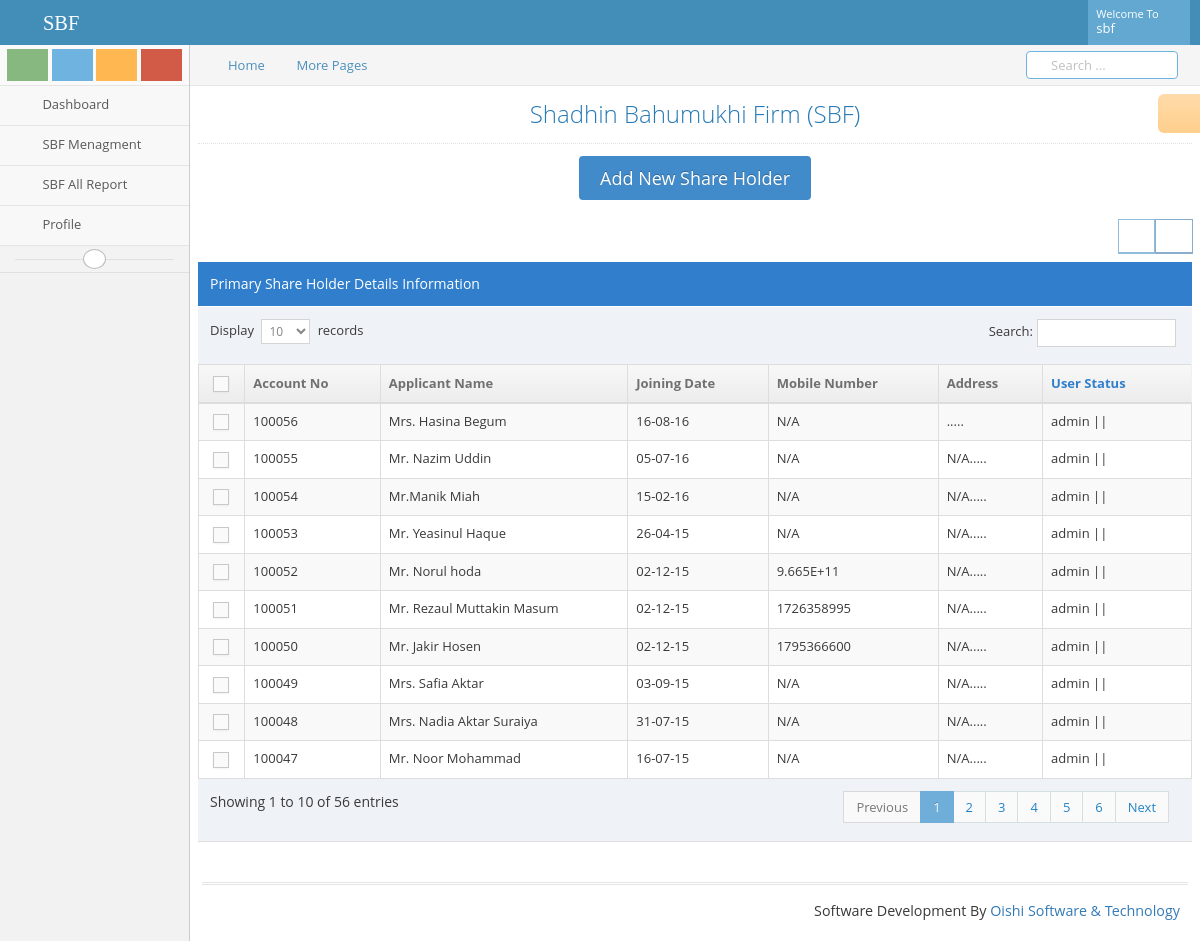
Page /sbfPrimaryshareinfo.php (signed in) on the committed database.
### tables this page shows
CREATE TABLE `tbl_sbfprimaryshareinfo` (
  `id` int(11) NOT NULL,
  `applicant_name` varchar(255) NOT NULL,
  `father_name` varchar(255) NOT NULL,
  `joining_date` varchar(255) NOT NULL,
  `currendate` timestamp NOT NULL DEFAULT CURRENT_TIMESTAMP,
  `editDate` varchar(255) NOT NULL DEFAULT '0',
  `acc_number` varchar(255) NOT NULL,
  `mobile_number` varchar(255) NOT NULL,
  `address` text NOT NULL,
  `blood_group` varchar(255) NOT NULL,
  `image` varchar(255) NOT NULL,
  `NIDNumber` varchar(255) NOT NULL,
  `tin_number` varchar(255) NOT NULL,
  `birthdate` varchar(255) NOT NULL,
  `Nominisname` varchar(255) NOT NULL,
  `relation` varchar(255) NOT NULL,
  `nomini_birthdate` varchar(255) NOT NULL,
  `nomini_address` varchar(255) NOT NULL,
  `username` varchar(255) NOT NULL,
  `status` int(11) NOT NULL DEFAULT '0'
);

### lib/session.php (called while the page is built, shortened)
<?php
class session{
	public static function get($key){
		if(isset($_SESSION[$key])){
			return $_SESSION[$key];
		} else {
			return false;
		}
	}
}
?>

### lib/Database.php (called while the page is built, shortened)
<?php
Class Database{
	public $host   = DB_HOST;
	public $user   = DB_USER;
	public $pass   = DB_PASS;
	public $dbname = DB_NAME;
	public $link;
	private function connectDB(){
	$this->link = new mysqli($this->host, $this->user, $this->pass, $this->dbname);
 }
	public function select($query){
		$result = $this->link->query($query) or die($this->link->error.__LINE__);
		if($result->num_rows > 0){
			return $result;
		} else {
			return false;
		}
	}
}

### helpers/format.php (called while the page is built, shortened)
<?php
class Format{
		public function textShorten($text, $limit = 400){
			$text = $text. " ";
			$text = substr($text, 0, $limit);
			$text = substr($text, 0, strrpos($text, ' '));
			$text = $text.".....";
			return $text;
		}
}
?>

### sbfPrimaryshareinfo.php (the view, shortened to what this page needs)
<?php include 'inc/header.php' ?>
<div id="user-profile-3" class="user-profile row">
<div class="row">
	<div class="col-xs-12">
<div class="page-header">
		<h1 class="text-center">Shadhin Bahumukhi Firm (SBF)</h1>
	</div>
	<div class="row">
		<div class="col-xs-12">
                <div class="text-center">
					<button type="button" class="btn btn-primary btn-lg btn-round" data-toggle="modal" data-target="#myModal">
					  Add New Share Holder
					</button>
				</div>
				<br/>
		</div>
	</div>
<div class="row">
<div class="col-xs-12">
<div class="row">
<div class="col-xs-12">
<div class="clearfix">
<div class="pull-right tableTools-container"></div>
</div>
<div class="table-header dropdown-header">
Primary Share Holder Details Information
</div>
<div class="//dropdown-content">
<table id="dynamic-table" class="table table-striped table-bordered table-hover">
	<thead>
		<tr>
			<th class="center">
				<label class="pos-rel">
					<span class="lbl"></span>
				</label>
			</th>
			<th>Account No</th>
			<th>Applicant Name</th>
			<th class="hidden-xs hidden-sm">Joining Date</th>
			<th class="hidden-xs">Mobile Number</th>
			<th class="hidden-xs">Address</th>
			<th width="15%">User Status</th>
		</tr>
	</thead>
	<tbody>
<?php
	$query ="SELECT * FROM tbl_sbfprimaryshareinfo where status = '0' order by id desc limit 100";
	$installment = $db->select($query);
	if ($installment) {
		while ($result = $installment->fetch_assoc()) {
		?>
		<tr>
			<td class="center">
				<label class="pos-rel">
					<span class="lbl"></span>
				</label>
			</td>
			<td><?php echo $result['acc_number'];?></td>
			<td><?php echo $result['applicant_name'];?></td>
			<td class="hidden-xs hidden-sm"><?php echo $result['joining_date'];?></td>
			<td class="hidden-xs"><?php echo $result['mobile_number'];?></td>
			<td class="hidden-xs"><?php echo $fm->textShorten($result['address'], 20);?></td>
			<td>
				<div class="">
					<?php echo $result['username'];?>
					||
					<?php
						$selected="SELECT * FROM tbl_sbfprimaryshareinfo order by id";
						$Person = $db->select($selected);
						if ($Person) {
							?>
					<a href="#<?php echo $result['id']; ?>" data-toggle="modal" data-target="#<?php echo $result['id']; ?>">
						<span class="glyphicon glyphicon-zoom-in"></span></a>
					<?php } ?>
					<?php if (Session::get('userId') == $result['id'] || Session::get('userRole') == '0')
						{ ?>
				</div>
				<?php } ?>
			</td>
		</tr>
		<?php } } ?>
	</tbody>
</table>
</div>
</div>
</div>
</div>
</div>
</div>
</div>
</div>
<?php include 'inc/footer.php' ?>

### inc/header.php (shortened to what this page needs)
<?php
    include 'lib/session.php';
?>
<?php include 'lib/Database.php';?>
<?php include 'helpers/format.php';?>
<?php
  $db = new Database();
  $fm = new format();
?>
<!DOCTYPE html>
<html lang="en">
	<head>
		<link rel="stylesheet" href="css/bootstrap.min.css" />
		<link rel="stylesheet" href="font-awesome/4.2.0/css/font-awesome.min.css" />
		<link rel="stylesheet" href="css/ace.min.css" class="ace-main-stylesheet" id="main-ace-style" />
    <link rel="stylesheet" href="css/jquery-ui.min.css" />
    <link rel="stylesheet" href="css/datepicker.min.css" />
    <link rel="stylesheet" href="css/chosen.min.css" />
	</head>
<body class="no-skin">
	<div id="navbar" class="navbar navbar-default">
		<div class="navbar-container" id="navbar-container">
			<div class="navbar-header pull-left">
				<a href="index.php" class="navbar-brand">
					<small class="">
						<span class="glyphicon glyphicon-home"> SBF</span>
					</small>
				</a>
			</div>
			<div class="navbar-buttons navbar-header pull-right" role="navigation">
				<ul class="nav ace-nav">
					<li class="light-blue">
						<a data-toggle="dropdown" href="#" class="dropdown-toggle">
							<span class="user-info">
								<small>Welcome To</small>
								<?php echo Session::get('username');?>
							</span>
							<i class="ace-icon fa fa-caret-down"></i>
						</a>
					</li>
				</ul>
			</div>
		</div>
	</div>
	<div class="main-container" id="main-container">
			<div id="sidebar" class="sidebar responsive">
				<div class="sidebar-shortcuts" id="sidebar-shortcuts">
					<div class="sidebar-shortcuts-large" id="sidebar-shortcuts-large">
						<button class="btn btn-success">
							<i class="ace-icon fa fa-signal"></i>
						</button>
						<button class="btn btn-info">
							<i class="ace-icon fa fa-pencil"></i>
						</button>
						<button class="btn btn-warning">
							<i class="ace-icon fa fa-users"></i>
						</button>
						<button class="btn btn-danger">
							<i class="ace-icon fa fa-cogs"></i>
						</button>
					</div>
				</div>
				<ul class="nav nav-list">
					<li class="">
						<a href="index.php">
							<i class="menu-icon fa fa-tachometer"></i>
							<span class="menu-text"> Dashboard </span>
						</a>
					</li>
<?php if (Session::get('userRole') == '1') { ?>
		<li class="">
            <a href="#" class="dropdown-toggle">
              <i class="menu-icon fa  fa-folder-open"></i>
              <span class="menu-text">
                SBF Menagment
              </span>
              <b class="arrow fa fa-angle-down"></b>
            </a>
          </li>
        </ul>
	<li class="">
        <a href="#" class="dropdown-toggle">
          <i class="menu-icon fa fa-folder-open"></i>
          SBF All Report
          <b class="arrow fa fa-angle-down"></b>
        </a>
    </li>
    <li class="">
		<a href="profile.php">
			<i class="menu-icon fa fa-caret-right"></i>
			Profile
		</a>
	</li>
<?php } ?>
<div class="sidebar-toggle sidebar-collapse" id="sidebar-collapse">
		<i class="ace-icon fa fa-angle-double-left" data-icon1="ace-icon fa fa-angle-double-left" data-icon2="ace-icon fa fa-angle-double-right"></i>
	</div>
</div>
<div class="main-content">
	<div class="main-content-inner">
		<div class="breadcrumbs" id="breadcrumbs">
			<ul class="breadcrumb">
				<li>
					<i class="ace-icon fa fa-home home-icon"></i>
					<a href="index.php">Home</a>
				</li>
				<li>
					<a href="ptcpersonalinfo.php">More Pages</a>
				</li>
			</ul>
			<div class="nav-search" id="nav-search">
				<form class="form-search">
					<span class="input-icon">
						<input type="text" placeholder="Search ..." class="nav-search-input" id="nav-search-input" autocomplete="off" />
						<i class="ace-icon fa fa-search nav-search-icon"></i>
					</span>
				</form>
			</div>
		</div>
		<div class="page-content">
			<div class="ace-settings-container" id="ace-settings-container">
				<div class="btn btn-app btn-xs btn-warning ace-settings-btn" id="ace-settings-btn">
					<i class="ace-icon fa fa-cog bigger-130"></i>
				</div>
			</div>

### inc/footer.php (shortened to what this page needs)
<div class="footer">
			<div class="footer-inner">
				<div class="footer-content">
					<span class="bigger-110" style="float: right">
						Software Development By <a href="#" data-toggle="modal" data-target="#modal2">Oishi Software & Technology</a>
						</span>
				</div>
			</div>
		</div>
	</div>
	</body>
</html>

### rows in the picture
tbl_sbfprimaryshareinfo: acc_number "100056", applicant_name "Mrs. Hasina Begum", joining_date "16-08-16", mobile_number "N/A", address ".....", username "admin"
tbl_sbfprimaryshareinfo: acc_number "100055", applicant_name "Mr. Nazim Uddin", joining_date "05-07-16", mobile_number "N/A", address "N/A.....", username "admin"
tbl_sbfprimaryshareinfo: acc_number "100054", applicant_name "Mr.Manik Miah", joining_date "15-02-16", mobile_number "N/A", address "N/A.....", username "admin"
tbl_sbfprimaryshareinfo: acc_number "100053", applicant_name "Mr. Yeasinul Haque", joining_date "26-04-15", mobile_number "N/A", address "N/A.....", username "admin"
tbl_sbfprimaryshareinfo: acc_number "100052", applicant_name "Mr. Norul hoda", joining_date "02-12-15", mobile_number "9.665E+11", address "N/A.....", username "admin"
tbl_sbfprimaryshareinfo: acc_number "100051", applicant_name "Mr. Rezaul Muttakin Masum", joining_date "02-12-15", mobile_number "1726358995", address "N/A.....", username "admin"
tbl_sbfprimaryshareinfo: acc_number "100050", applicant_name "Mr. Jakir Hosen", joining_date "02-12-15", mobile_number "1795366600", address "N/A.....", username "admin"
tbl_sbfprimaryshareinfo: acc_number "100049", applicant_name "Mrs. Safia Aktar", joining_date "03-09-15", mobile_number "N/A", address "N/A.....", username "admin"
tbl_sbfprimaryshareinfo: acc_number "100048", applicant_name "Mrs. Nadia Aktar Suraiya", joining_date "31-07-15", mobile_number "N/A", address "N/A.....", username "admin"
tbl_sbfprimaryshareinfo: acc_number "100047", applicant_name "Mr. Noor Mohammad", joining_date "16-07-15", mobile_number "N/A", address "N/A.....", username "admin"

### other values in the picture
Session::get('username') "sbf"
